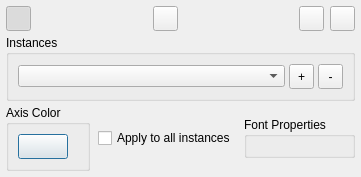
<?xml version="1.0" encoding="UTF-8"?>
<ui version="4.0">
 <class>MeasurementToolDlg</class>
 <widget class="QDialog" name="MeasurementToolDlg">
  <property name="geometry">
   <rect>
    <x>0</x>
    <y>0</y>
    <width>259</width>
    <height>80</height>
   </rect>
  </property>
  <property name="sizePolicy">
   <sizepolicy hsizetype="Maximum" vsizetype="Maximum">
    <horstretch>0</horstretch>
    <verstretch>0</verstretch>
   </sizepolicy>
  </property>
  <property name="windowTitle">
   <string>Measurement Tools</string>
  </property>
  <layout class="QVBoxLayout" name="verticalLayout">
   <property name="spacing">
    <number>4</number>
   </property>
   <property name="leftMargin">
    <number>6</number>
   </property>
   <property name="topMargin">
    <number>6</number>
   </property>
   <property name="rightMargin">
    <number>6</number>
   </property>
   <property name="bottomMargin">
    <number>6</number>
   </property>
   <item>
    <layout class="QHBoxLayout" name="horizontalLayout">
     <property name="spacing">
      <number>6</number>
     </property>
     <item>
      <widget class="QToolButton" name="showWidgetToolButton">
       <property name="minimumSize">
        <size>
         <width>25</width>
         <height>25</height>
        </size>
       </property>
       <property name="toolTip">
        <string>Show/hide measurement widget</string>
       </property>
       <property name="statusTip">
        <string>Show/hide measurement widget</string>
       </property>
       <property name="icon">
        <iconset resource="../MainWindow.qrc">
         <normaloff>:/Resources/images/interactors.png</normaloff>:/Resources/images/interactors.png</iconset>
       </property>
       <property name="checkable">
        <bool>true</bool>
       </property>
       <property name="checked">
        <bool>true</bool>
       </property>
       <property name="autoRaise">
        <bool>true</bool>
       </property>
      </widget>
     </item>
     <item>
      <spacer name="horizontalSpacer">
       <property name="orientation">
        <enum>Qt::Horizontal</enum>
       </property>
       <property name="sizeHint" stdset="0">
        <size>
         <width>40</width>
         <height>20</height>
        </size>
       </property>
      </spacer>
     </item>
     <item>
      <widget class="QToolButton" name="exportButton">
       <property name="minimumSize">
        <size>
         <width>25</width>
         <height>25</height>
        </size>
       </property>
       <property name="toolTip">
        <string>Export Measurement Result</string>
       </property>
       <property name="statusTip">
        <string>Export Measurement Result</string>
       </property>
       <property name="icon">
        <iconset resource="../MainWindow.qrc">
         <normaloff>:/Resources/images/exportCloud.png</normaloff>:/Resources/images/exportCloud.png</iconset>
       </property>
      </widget>
     </item>
     <item>
      <spacer name="horizontalSpacer_2">
       <property name="orientation">
        <enum>Qt::Horizontal</enum>
       </property>
       <property name="sizeHint" stdset="0">
        <size>
         <width>40</width>
         <height>20</height>
        </size>
       </property>
      </spacer>
     </item>
     <item>
      <widget class="QToolButton" name="resetButton">
       <property name="minimumSize">
        <size>
         <width>25</width>
         <height>25</height>
        </size>
       </property>
       <property name="toolTip">
        <string>Reset measurement tool</string>
       </property>
       <property name="statusTip">
        <string>Reset measurement tool</string>
       </property>
       <property name="icon">
        <iconset resource="../MainWindow.qrc">
         <normaloff>:/Resources/images/smallReset.png</normaloff>:/Resources/images/smallReset.png</iconset>
       </property>
      </widget>
     </item>
     <item>
      <widget class="QToolButton" name="closeButton">
       <property name="minimumSize">
        <size>
         <width>25</width>
         <height>25</height>
        </size>
       </property>
       <property name="toolTip">
        <string>Close</string>
       </property>
       <property name="statusTip">
        <string>Close</string>
       </property>
       <property name="icon">
        <iconset resource="../MainWindow.qrc">
         <normaloff>:/Resources/images/smallCancel.png</normaloff>:/Resources/images/smallCancel.png</iconset>
       </property>
      </widget>
     </item>
    </layout>
   </item>
   <item>
    <widget class="QGroupBox" name="instancesGroupBox">
     <property name="sizePolicy">
      <sizepolicy hsizetype="Preferred" vsizetype="Maximum">
       <horstretch>0</horstretch>
       <verstretch>0</verstretch>
      </sizepolicy>
     </property>
     <property name="title">
      <string>Instances</string>
     </property>
     <layout class="QHBoxLayout" name="instancesLayout">
      <property name="spacing">
       <number>4</number>
      </property>
      <item>
       <widget class="QComboBox" name="instancesComboBox">
        <property name="toolTip">
         <string>Select measurement instance</string>
        </property>
       </widget>
      </item>
      <item>
       <widget class="QToolButton" name="addInstanceButton">
        <property name="minimumSize">
         <size>
          <width>25</width>
          <height>25</height>
         </size>
        </property>
        <property name="toolTip">
         <string>Add new measurement instance</string>
        </property>
        <property name="text">
         <string>+</string>
        </property>
       </widget>
      </item>
      <item>
       <widget class="QToolButton" name="removeInstanceButton">
        <property name="minimumSize">
         <size>
          <width>25</width>
          <height>25</height>
         </size>
        </property>
        <property name="toolTip">
         <string>Remove selected measurement instance</string>
        </property>
        <property name="text">
         <string>-</string>
        </property>
       </widget>
      </item>
     </layout>
    </widget>
   </item>
   <item>
    <layout class="QHBoxLayout" name="appearanceLayout">
     <property name="spacing">
      <number>8</number>
     </property>
     <item>
      <widget class="QGroupBox" name="colorGroupBox">
       <property name="sizePolicy">
        <sizepolicy hsizetype="Preferred" vsizetype="Maximum">
         <horstretch>0</horstretch>
         <verstretch>0</verstretch>
        </sizepolicy>
       </property>
       <property name="title">
        <string>Axis Color</string>
       </property>
       <layout class="QHBoxLayout" name="colorLayout">
        <property name="spacing">
         <number>4</number>
        </property>
        <item>
         <widget class="QPushButton" name="colorButton">
          <property name="minimumSize">
           <size>
            <width>50</width>
            <height>25</height>
           </size>
          </property>
          <property name="maximumSize">
           <size>
            <width>50</width>
            <height>25</height>
           </size>
          </property>
          <property name="toolTip">
           <string>Select measurement color</string>
          </property>
          <property name="text">
           <string/>
          </property>
         </widget>
        </item>
        <item>
         <spacer name="colorSpacer">
          <property name="orientation">
           <enum>Qt::Horizontal</enum>
          </property>
          <property name="sizeHint" stdset="0">
           <size>
            <width>40</width>
            <height>20</height>
           </size>
          </property>
         </spacer>
        </item>
       </layout>
      </widget>
     </item>
     <item>
      <widget class="QCheckBox" name="applyToAllCheckBox">
       <property name="text">
        <string>Apply to all instances</string>
       </property>
       <property name="toolTip">
        <string>When checked, appearance settings apply to all measurement instances. Otherwise, only to the selected instance.</string>
       </property>
       <property name="checked">
        <bool>false</bool>
       </property>
      </widget>
     </item>
     <item>
      <widget class="QGroupBox" name="fontGroupBox">
       <property name="sizePolicy">
        <sizepolicy hsizetype="Expanding" vsizetype="Maximum">
         <horstretch>1</horstretch>
         <verstretch>0</verstretch>
        </sizepolicy>
       </property>
       <property name="title">
        <string>Font Properties</string>
       </property>
       <layout class="QHBoxLayout" name="fontLayout">
        <property name="spacing">
         <number>4</number>
        </property>
       </layout>
      </widget>
     </item>
    </layout>
   </item>
   <item>
    <layout class="QVBoxLayout" name="parametersLayout">
     <property name="spacing">
      <number>2</number>
     </property>
    </layout>
   </item>
  </layout>
 </widget>
 <resources>
  <include location="../MainWindow.qrc"/>
 </resources>
 <connections/>
</ui>
